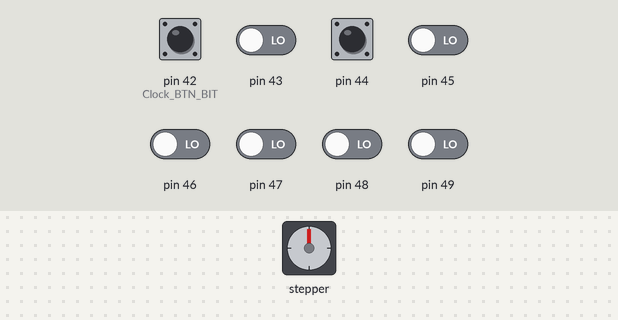
The sketch below on a simulated Arduino Mega 2560, built with avr-gcc and run on an emulated ATmega2560. Parts: stepper motor. The inputs (shaded band) are chosen by the test bench; at power-on: pin 42 (Clock_BTN_BIT), pin 44 HIGH, pin 43, pin 45–49 LOW. Stepper angles assume 2048 steps per turn.

Above: at 1.2 s.
1.3 s: pin 42 (Clock_BTN_BIT) pulled LOW for 0.15 s
At 1.75 s:
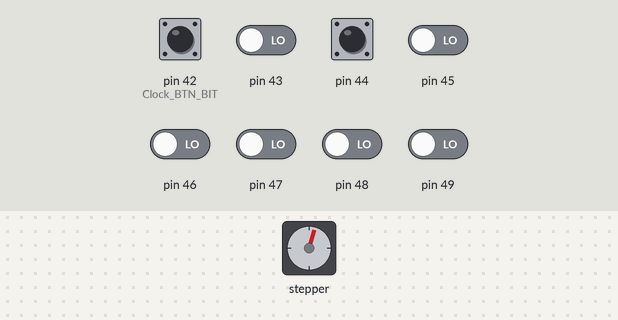
4.3 s: pin 44 pulled LOW for 1 s
6.8 s: pin 44 pulled LOW for 0.15 s
At 6.96 s:
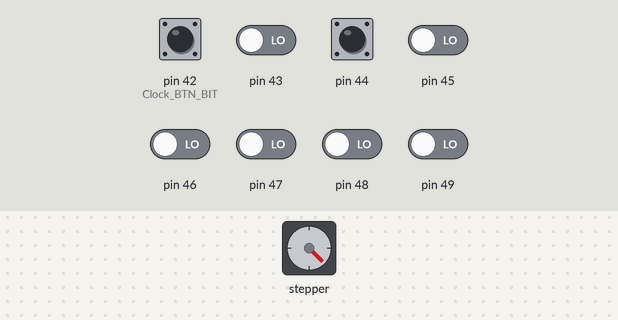
9.9 s: pin 42 (Clock_BTN_BIT) pulled LOW for 1 s
12.4 s: pin 42 (Clock_BTN_BIT) pulled LOW for 0.15 s
At 13.16 s:
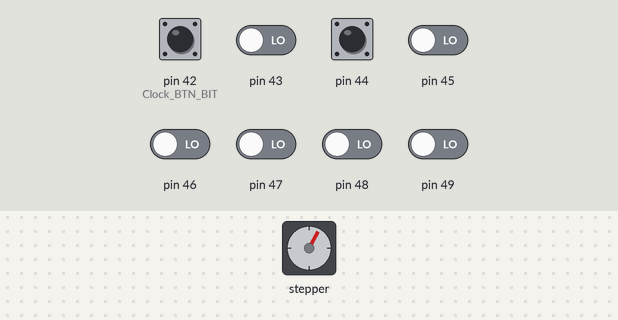
Timing chart, 0 to 19.5 s (numbered marks = the images above; inputs shaded):
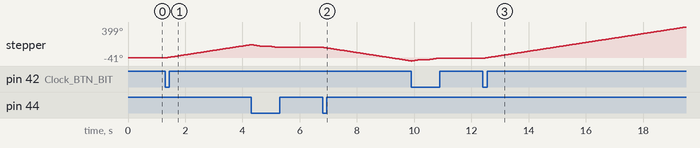

The sketch:

VentControlStepper.ino
```cpp
#include <Stepper.h>

#define Clock_BTN_BIT 7
#define CounterClock_BTN_BIT 5

#define DDR_Clock DDRL
#define PORT_Clock PORTL
#define PIN_Clock PINL
#define DDR_CounterClock DDRL
#define PORT_CounterClock PORTL
#define PIN_CounterClock PINL

unsigned long Button1 = 0;
unsigned long Button2 = 0;
const unsigned long Debounce = 300;
int Cnt1 = 0;
int Cnt2 = 0;
int Direction = 3;

Stepper VentMotor(2048, 22, 26, 24, 28);

void setup() {
  VentMotor.setSpeed(10);
   VentMotor.step(0);
    DDR_Clock &= ~(1 << Clock_BTN_BIT);
    PORT_Clock |= (1 << Clock_BTN_BIT);
    DDR_CounterClock &= ~(1 << CounterClock_BTN_BIT);
    PORT_CounterClock |= (1 << CounterClock_BTN_BIT);
}

void loop() {
  unsigned long now = millis();
  bool Btn1 = !(PIN_CounterClock & (1 << CounterClock_BTN_BIT));
  bool Btn2 = !(PIN_Clock & (1 << Clock_BTN_BIT));

if (Btn1 && (now - Button1 > Debounce)) {
    Button1 = now;
    Cnt1++;
    if (Cnt1 != 2) {
      Cnt2 = 0;
      Direction = 1;
    } else {
      Cnt1 = 0;
      Direction = 3;
    }
}

if (Btn2 && (now - Button2 > Debounce)) {
    Button2 = now;
    Cnt2++;
    if (Cnt2 != 2) {
      Cnt1 = 0;
      Direction = 2;
    } else {
      Cnt2 = 0;
      Direction = 3;
    }
}

if (Direction == 1) {
    VentMotor.step(-1);
  } else if (Direction == 2) {
    VentMotor.step(1);
  }
}
```

Measured:
- after the input at 1.3 s, stepper: keeps turning clockwise at about 57°/s, starting at once
- after the input at 6.8 s, stepper: keeps turning counter-clockwise at about 57°/s, starting at once
- after the input at 12.4 s, stepper: keeps turning clockwise at about 57°/s, starting at once
